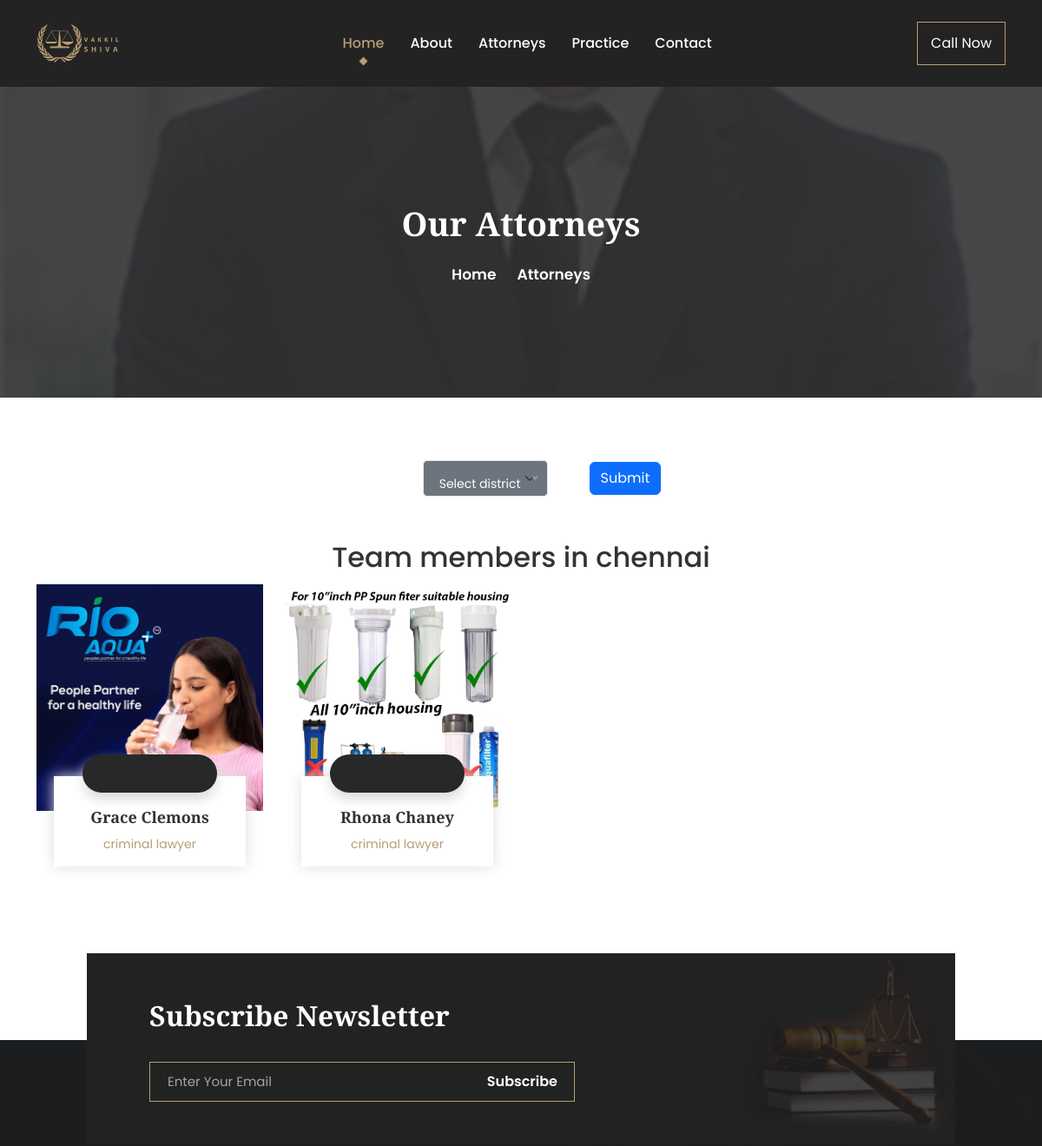
The app's page /attorney/ (upper part), older data.
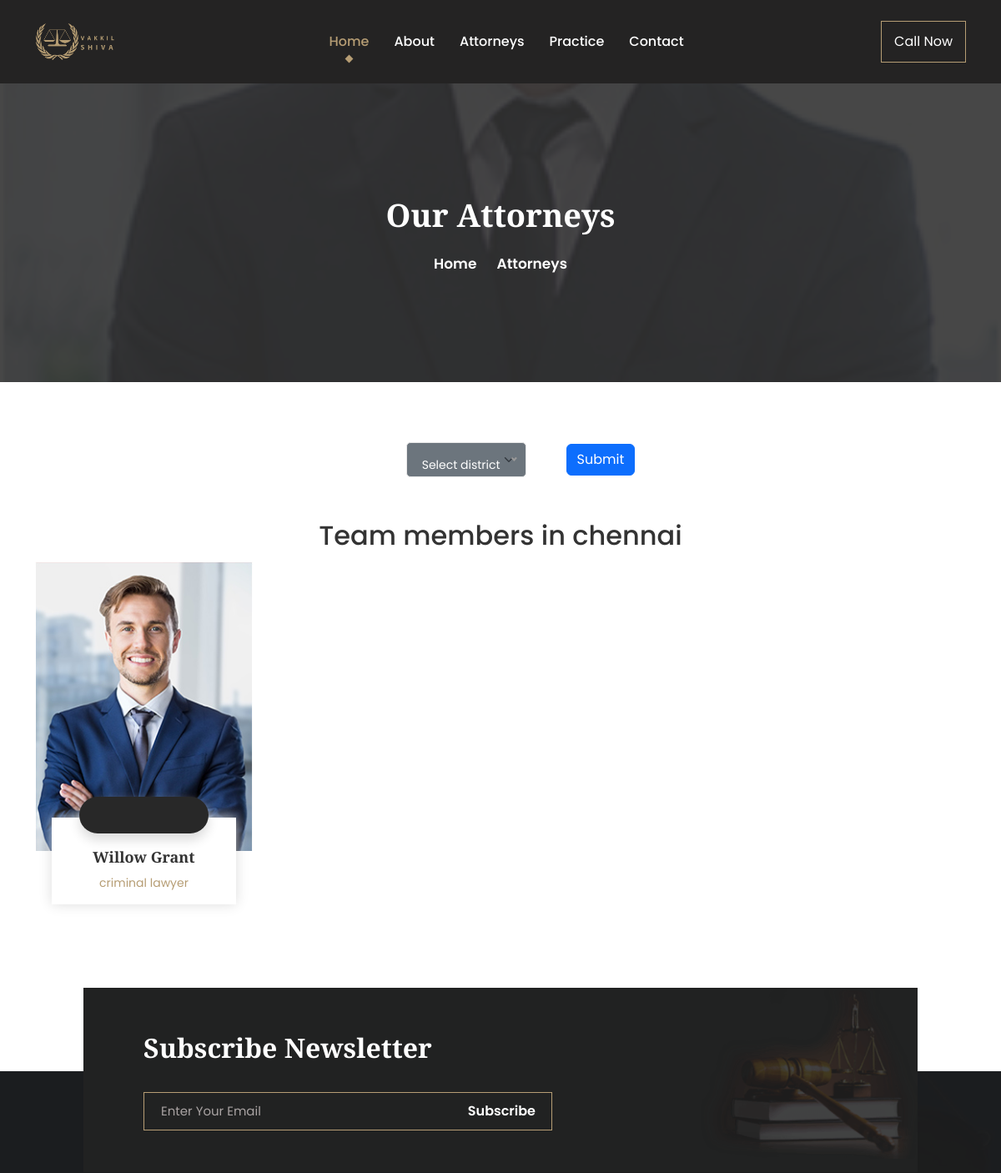
The same page, newer data.
### app/models.py (models this page shows, shortened)
class Districts(models.Model):
    name = models.CharField(max_length=50)
    class Meta:
        verbose_name_plural = 'districts'
        ordering = ['name']

class TeamMembers(models.Model):
    name = models.CharField(max_length=50)
    image = models.ImageField(upload_to='images/')
    district = models.ForeignKey(Districts, on_delete=models.CASCADE)
    consultant = models.ForeignKey(Consultants, on_delete=models.CASCADE)
    facebook = models.URLField(max_length=100,blank=True,null=True)
    twitter = models.URLField(max_length=100,blank=True,null=True)
    linkedin = models.URLField(max_length=100,blank=True,null=True)
    instagram = models.URLField(max_length=100,blank=True,null=True)
    mobile = models.CharField(max_length=100)
    email = models.EmailField(max_length=100)
    biography = RichTextField()
    research = RichTextField()
    education = RichTextField()
    working = RichTextField()
    class Meta:
        verbose_name_plural = 'my team'
        ordering = ['name']

class Consultants(models.Model):
    name = models.CharField(max_length=50)
    def __str__(self):
        return self.name
    class Meta:
        verbose_name_plural = 'consultants types'
        ordering = ['name']

### app/views.py (the view)
# urls.py: path('attorney/', views.attorney, name='attorney'),
def attorney(request):
    team = TeamMembers.objects.filter(district_id=1)
    district = Districts.objects.all()
    if request.method == 'POST':
        selected_district = request.POST.get('district')
        team = TeamMembers.objects.filter(district=Districts.objects.get(name=selected_district).id)
        return render(request, 'app/attorney.html',{'teams':team,'selected_district':selected_district,'districts':district})
    print("get request")
    return render(request, 'app/attorney.html',{'teams':team,'selected_district':'chennai','districts':district})

### templates/app/attorney.html (shortened to what this page needs)
{% extends 'base/base.html' %}
{% load static %}
{% block content %}
        {% include 'inc/navbar.html' %}
        <div class="page-title-area title-img-one">
            <div class="d-table">
                <div class="d-table-cell">
                    <div class="page-title-text">
                        <h2>Our Attorneys</h2>
                        <ul>
                            <li>
                                <a href="index.html">Home</a>
                            </li>
                            <li>
                                <i class="icofont-simple-right"></i>
                            </li>
                            <li>Attorneys</li>
                        </ul>
                    </div>
                </div>
            </div>
        </div>
        <br>
        <br>
        <br>
        <div class="container" >
            <form method="post" class=" mb-5 d-flex justify-content-center align-items-center">
                <div class=" mx-5">
                </div>
                <div>
                    <button type="submit" class="btn btn-primary">Submit</button>
                </div>
            </form>
        </div>
        <section class="team-area team-area-two ">
            {% if teams %}
            <h2 class="text-center mt-5">Team members in {{selected_district}}</h2>
            <div class="container">
                <div class="row justify-content-start">
                    {% for item in teams %}
                    <div class="col-sm-6 col-lg-3">
                        <div class="team-item wow fadeInUp" data-wow-delay=".3s">
                            <img src="{{ item.image.url }}" alt="Team">
                            <div class="team-inner">
                                <ul>
                                    {% if item.facebook %}
                                    <li>
                                        <a href="{{ item.facebook }}" target="_blank">
                                            <i class="icofont-facebook"></i>
                                        </a>
                                    </li>
                                    {% endif %}
                                    {% if item.instagram %}
                                    <li>
                                        <a href="{{ item.instagram }}" target="_blank">
                                            <i class="icofont-instagram"></i>
                                        </a>
                                    </li>
                                    {% endif %}
                                    {% if item.twitter %}
                                    <li>
                                        <a href="{{ item.twitter }}" target="_blank">
                                            <i class="icofont-twitter"></i>
                                        </a>
                                    </li>
                                    {% endif %}
                                    {% if item.linkedin %}
                                    <li>
                                        <a href="{{ item.linkedin }}" target="_blank">
                                            <i class="icofont-linkedin"></i>
                                        </a>
                                    </li>
                                    {% endif %}
                                </ul>
                                <h3>
                                    <a href="{% url 'attorney-details' item.id %}">{{ item.name }}</a>
                                </h3>
                                <span>{{item.consultant}}</span>
                            </div>
                        </div>
                    </div>
                    {% endfor %}
                </div>
            </div>
            {% else %}
            <p class='text-black text-center'>No attorneys found for {{selected_district}} </p>
            {% endif %}
        </section>
{% endblock content %}

### templates/base/base.html (shortened to what this page needs)
{% load static %}
<!DOCTYPE html>
<html lang="en">
<head>
    <link rel="stylesheet" href="{% static 'assets/css/bootstrap.min.css' %}">
    <link rel="stylesheet" href="{% static 'assets/css/meanmenu.css' %}">
    <link rel="stylesheet" href="{% static 'assets/css/icofont.min.css' %}">
    <link rel="stylesheet" href="{% static 'assets/css/nice-select.min.css' %}">
    <link rel="stylesheet" href="{% static 'assets/css/owl.carousel.min.css' %}">
    <link rel="stylesheet" href="{% static 'assets/css/owl.theme.default.min.css' %}">
    <link rel="stylesheet" href="{% static 'assets/css/magnific-popup.min.css' %}">
    <link rel="stylesheet" href="{% static 'assets/fonts/flaticon.css' %}">
    <link rel="stylesheet" href="{% static 'assets/css/animate.min.css' %}">
    <link rel="stylesheet" href="{% static 'assets/css/odometer.min.css' %}">
    <link rel="stylesheet" href="{% static 'assets/css/style.css' %}">
    <link rel="stylesheet" href="{% static 'assets/css/custom.css' %}">
    <link rel="stylesheet" href="{% static 'assets/css/responsive.css' %}">
    <link rel="stylesheet" href="{% static 'assets/css/theme-dark.css' %}">
</head>
<body>
    {% block content %} {% endblock %}
    {% include 'inc/footer.html' %}
</body>
</html>

### templates/inc/navbar.html (shortened to what this page needs)
{% load static %}
        <div class="navbar-area fixed-top" >
            <div class="main-nav">
                <div class="container">
                    <nav class="navbar navbar-expand-md navbar-light">
                        <a class="navbar-brand" href="{% url 'index' %}">
                            <img src="{% static 'appimages/vakkilshivalogo.webp' %}" alt="Logo">
                        </a>
                        <div class="collapse navbar-collapse mean-menu" id="navbarSupportedContent">
                            <ul class="navbar-nav">
                                <li class="nav-item">
                                    <a href="{% url 'index' %}" class="nav-link  active">Home</a>
                                </li>
                                <li class="nav-item">
                                    <a href="{% url 'about' %}" class="nav-link">About</a>
                                </li>
                                <li class="nav-item">
                                    <a href="{% url 'attorney' %}" class="nav-link ">Attorneys</a>
                                </li>
                                <li class="nav-item">
                                    <a href="{% url 'practice' %}" class="nav-link ">Practice</a>
                                </li>
                                <li class="nav-item">
                                    <a href="{% url 'contact' %}" class="nav-link ">Contact</a>
                                </li>
                            </ul>
                            <div class="side-nav">
                                <a href="tel:123456789" class="call-now">Call Now</a>
                            </div>
                        </div>
                    </nav>
                </div>
            </div>
        </div>

### templates/inc/footer.html (shortened to what this page needs)
{% load static %}
<footer>
    <div class="newsletter-area">
        <div class="container">
            <img src="{% static 'assets/img/home-one/newsletter.png' %}" alt="Shape">
            <h2>Subscribe Newsletter</h2>
            <form class="newsletter-form" data-toggle="validator">
                <input type="email" class="form-control" placeholder="Enter Your Email" name="EMAIL" required autocomplete="off">
                <button class="btn contact-btn" type="submit">
                    Subscribe
                </button>
            </form>
        </div>
    </div>
</footer>

### mystatic/assets/css/meanmenu.css (style rules this page uses)
.main-nav { background: #000; position: absolute; top: 0; left: 0; padding-top: 15px; padding-bottom: 15px; width: 100%; z-index: 999; height: auto; }
.navbar-light .navbar-brand, .navbar-light .navbar-brand:hover { color: #fff; font-weight: bold; text-transform: uppercase; }
.main-nav nav ul { padding: 0; margin: 0; list-style-type: none; }
.main-nav nav .navbar-nav .nav-item { position: relative; padding: 15px 0; }
.main-nav nav .navbar-nav .nav-item a { font-weight: 500; font-size: 16px; text-transform: uppercase; color: #ffffff; padding-left: 0; padding-right: 0; padding-top: 0; padding-bottom: 0; margin-left: 15px; margin-right: 15px; }
.main-nav nav .navbar-nav .nav-item a:hover, .main-nav nav .navbar-nav .nav-item a:focus, .main-nav nav .navbar-nav .nav-item a.active { color: #FF2D55; }

Row changes from the older to the newer data that the page shows:
removed TeamMembers: image (picture), name "Grace Clemons", consultant "criminal lawyer"
removed TeamMembers: image (picture), name "Rhona Chaney", consultant "criminal lawyer"
added TeamMembers: image (picture), name "Willow Grant", consultant "criminal lawyer"
